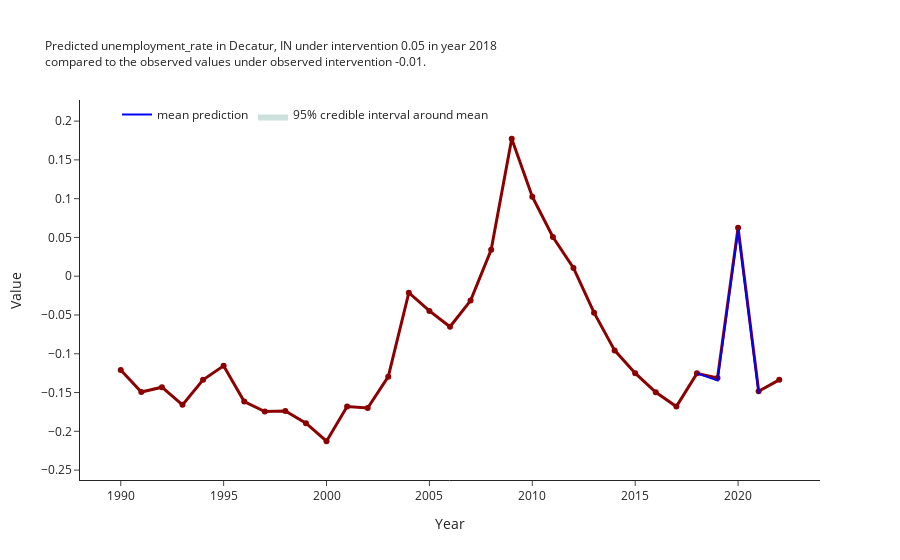

The notebook cell saved with this chart:
### Code cell
ci.plot_predictions(scaling="transformed")

### Figure 1 — Plotly figure (JSON) as saved in the notebook; plotly's stock layout.template omitted (floating-point values rounded to 4 significant figures)
{"data": [{"line": {"color": "darkred", "width": 3}, "mode": "lines+markers", "name": "Decatur County, IN", "showlegend": false, "text": "Decatur County, IN", "textposition": "top right", "type": "scatter", "x": [1990, 1991, 1992, 1993, 1994, 1995, 1996, 1997, 1998, 1999, 2000, 2001, 2002, 2003, 2004, 2005, 2006, 2007, 2008, 2009, 2010, 2011, 2012, 2013, 2014, 2015, 2016, 2017, 2018, 2019, 2020, 2021, 2022], "y": [-0.1209, -0.1494, -0.1431, -0.1659, -0.1335, -0.1155, -0.1617, -0.1746, -0.1738, -0.1896, -0.2128, -0.1681, -0.1699, -0.1295, -0.02123, -0.04473, -0.06522, -0.03141, 0.03409, 0.1772, 0.1025, 0.0506, 0.01067, -0.04701, -0.09563, -0.125, -0.1497, -0.168, -0.1252, -0.1313, 0.0624, -0.1483, -0.1337]}, {"line": {"color": "blue", "width": 2}, "mode": "lines", "name": "mean prediction", "text": [-0.1252, -0.1343, 0.05972, -0.1509], "type": "scatter", "x": ["2018", "2019", "2020", "2021"], "y": [-0.1252, -0.1343, 0.05972, -0.1509]}, {"fill": "toself", "fillcolor": "rgba(0,100,80,0.2)", "line": {"color": "rgba(255,255,255,0)"}, "name": "95% credible interval around mean", "type": "scatter", "x": ["2018", "2019", "2020", "2021", "2021", "2020", "2019", "2018"], "y": [-0.1252, -0.1332, 0.06098, -0.1497, -0.1522, 0.05848, -0.1355, -0.1252]}], "layout": {"legend": {"orientation": "h", "traceorder": "normal", "x": 0.05, "y": 1}, "title": {"font": {"size": 12}, "text": "Predicted unemployment_rate in Decatur, IN under intervention 0.05 in year 2018<br>compared to the observed values under observed intervention -0.01."}, "xaxis": {"title": {"text": "Year"}}, "yaxis": {"range": [-0.2628, 0.2272], "title": {"text": "Value"}}}}
